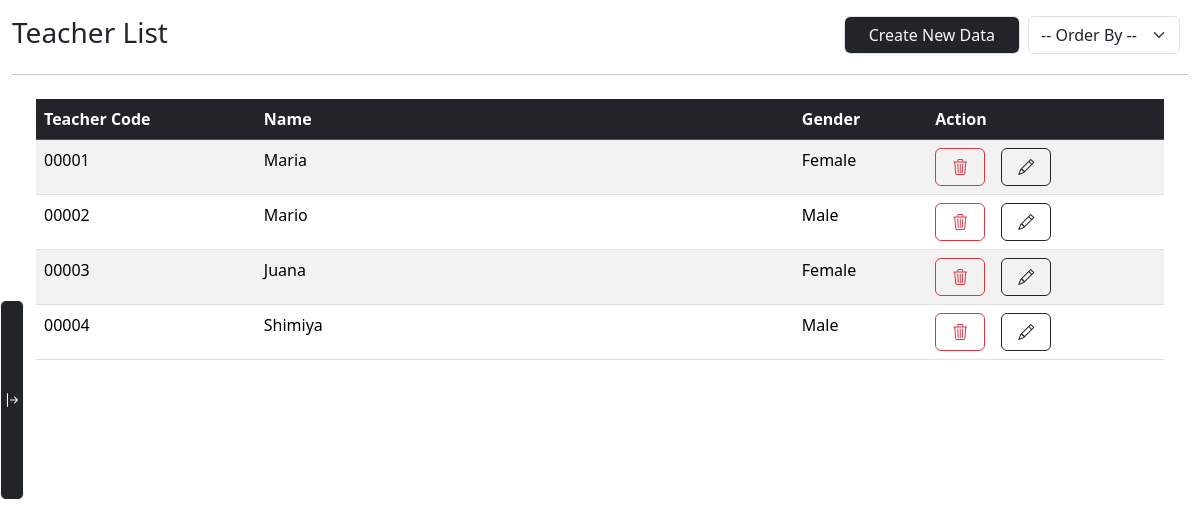
Page /admin/teacher.php (signed in) on the committed database.
### tables this page shows
CREATE TABLE `teachers` (
  `id` int(11) NOT NULL,
  `teacher_code` varchar(20) NOT NULL,
  `name` varchar(200) DEFAULT NULL,
  `gender` varchar(100) NOT NULL
);

### admin/teacher.php (the view, shortened to what this page needs)
<?PHP
require("../conn.php");
$sql = "SELECT
tr.id AS id,
tr.teacher_code AS teacher_code,
tr.name AS name,
tr.gender AS gender
FROM teachers tr";
$result = $conn->query($sql);
?>
<!DOCTYPE html>
<html lang="en">
<?PHP
require("../components/head.php");
?>
<body>
    <div class="container-fluid">
        <div class="row flex-nowrap">
            <?PHP
            require("../components/sidebar.php")
            ?>
            <div class="col py-3">
                <div class="d-flex w-100">
                <h3>Teacher List</h3>
                <form action="add.php" class="ms-auto" method="POST">
                    <input type="submit" class="form-control px-4 bg-dark text-light" name="createTeacher" value="Create New Data">
                </form>
                <form action="teacher.php" class="mx-2" id="order_by_form" method="POST">
                    <select name="order" id="order_by" class="form-select">
                        <option value="" disable>-- Order By --</option>
                    </select>
                </form>
                </div>
                <hr>
                <div class="m-4">
                    <table class="table table-striped table-hover">
                        <thead class="table-dark">
                            <tr><th scope="col">Teacher Code</th><th scope="col" style="min-width:300px;">Name</th><th scope="col">Gender</th><th scope="col" style="max-width: 80px;">Action</th></tr>
                        </thead>
                        <tbody>
                            <?PHP
                            while($row=$result->fetch_assoc()){
                                $gender = ($row["gender"] == "F") ? "Female" : "Male";
                                echo "<tr>";
                                echo "<td>$row[teacher_code]</td>";
                                echo "<td>$row[name]</td>";
                                echo "<td>$gender</td>";
                                echo "<td class='d-flex gap-3 h-100'>
                                    <form action='../sql/controller.php' method='POST'>
                                        <input type='hidden' name='teacher_code' value='$row[teacher_code]'>
                                        <input type='hidden' name='delete' value='$row[id]'>
                                        <input type='hidden' name='from' value='teachers'>
                                        <button class='btn border-danger' type='submit' onclick='confirm(`Are you sure to delete this data?`)'><i class='bi bi-trash3 p-1 text-danger'></i></button>
                                    </form>
                                    <form action='edit.php' method='POST'>
                                        <input type='hidden' name='edit' value='$row[id]'>
                                        <input type='hidden' name='from' value='teachers'>
                                        <button type='submit' class='btn border-dark'><i class='bi bi-pencil p-1 text-dark'></i></button>
                                    </form>
                                </td>";
                                echo "</tr>";
                            }
                            ?>
                        </tbody>
                    </table>
                </div>
            </div>
        </div>
    </div>
</body>
</html>

### rows in the picture
teachers: teacher_code "00001", name "Maria", gender "Female"
teachers: teacher_code "00002", name "Mario", gender "Male"
teachers: teacher_code "00003", name "Juana", gender "Female"
teachers: teacher_code "00004", name "Shimiya", gender "Male"
